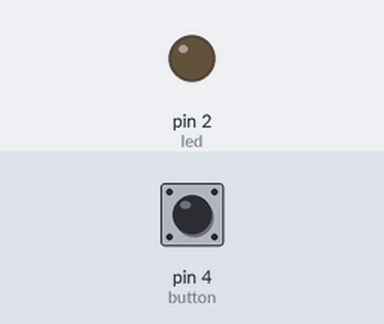
Recording of a sketch running on a simulated Arduino Uno, built with avr-gcc and run on an emulated ATmega328P. Shown: output pins drawn as LEDs (lit = HIGH). The test bench sets the inputs (shaded band); at power-on: pin 4 (button) LOW.

Above: at 1.2 s.
1.3 s: pin 4 (button) pulled HIGH for 0.15 s
At 1.6 s:
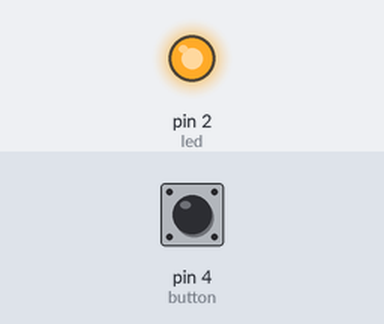
4.4 s: pin 4 (button) pulled HIGH for 1 s
At 6.7 s:
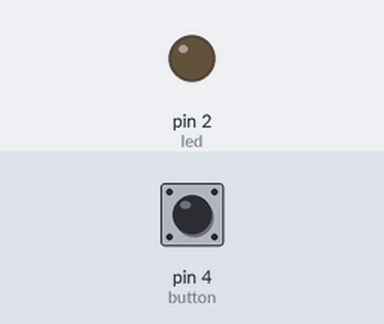
7.9 s: pin 4 (button) pulled HIGH for 3.2 s
At 9.0 s:
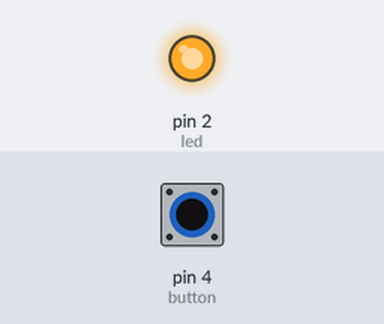
Timing chart, 0 to 13.4 s (numbered marks = the images above; inputs shaded):
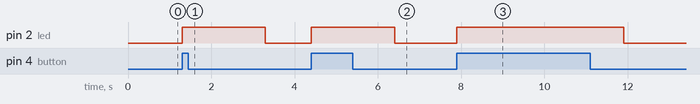

The sketch:

Push_Button_LED.ino
```cpp
// deklarasi output LED di pin 2
int led = 2;
// deklarasi input button di pin 4
int button = 4;
// deklarasi nilai button
int buttonVal = 0;

void setup() {
  pinMode(led, OUTPUT);
  pinMode(button, INPUT);
}

void loop() {
  // deklarasi button nilai button
  buttonVal = digitalRead(button);

  // button nilainya high
  if (buttonVal == HIGH) {
    digitalWrite(led, HIGH);
    // holding 2 detik
    delay(2000);
  }
  else {
    digitalWrite(led, LOW);
  }
}
```

Measured:
- after the input at 1.3 s, pin 2 (led): LOW → HIGH at once, → LOW 2.0 s later
- after the input at 4.4 s, pin 2 (led): LOW → HIGH at once, → LOW 2.0 s later
- after the input at 7.9 s, pin 2 (led): LOW → HIGH at once, → LOW 4.0 s later
